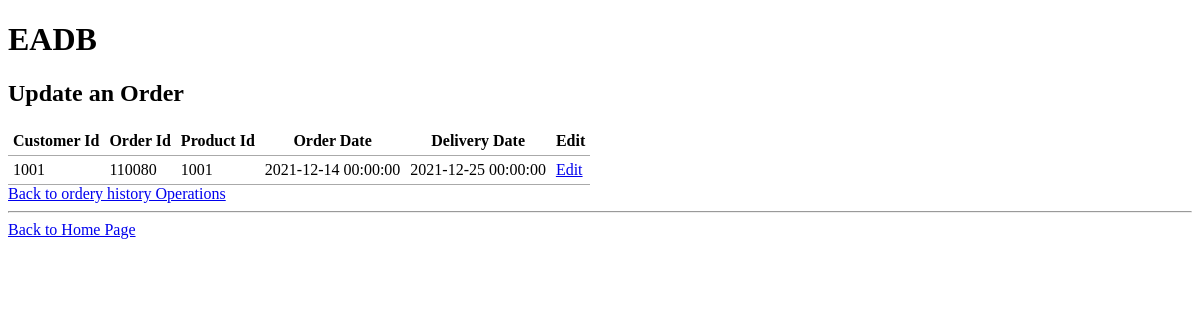
/updateOH.php, run on the app's committed database.
### tables this page shows
CREATE TABLE IF NOT EXISTS `order_history`(
`customer_id` INT NOT NULL, 
`order_id` INT NOT NULL, 
`product_id` INT NOT NULL,
`order_date` DATETIME,
`delivery_date` DATETIME,
PRIMARY KEY (`customer_id`));

### common.php (called while the page is built)
<?php
function escape($html) {
  return htmlspecialchars($html, ENT_QUOTES | ENT_SUBSTITUTE, "UTF-8");
}
 ?>

### updateOH.php (the view)
<?php
  try{
    require "config.php";
    require "common.php";
    $connection = new PDO($dsn, $username, $password, $options);
    $sql = "SELECT * FROM order_history";
    $statement = $connection->prepare($sql);
    $statement->execute();
    $result = $statement->fetchAll();
  }catch(PDOException $error){
    echo $sql . "<br>" . $error->getMessage();
  }
 ?>
 <?php include "templates/header.php"; ?>
 <h2>Update an Order</h2>
 <table>
  <thead>
    <tr>
      <th>Customer Id</th>
      <th>Order Id</th>
      <th>Product Id</th>
      <th>Order Date</th>
      <th>Delivery Date</th>
      <th>Edit</th>
    </tr>
  </thead>
  <tbody>
  <?php
       foreach($result as $row) : ?>
         <tr>
           <td><?php echo escape($row["customer_id"]); ?></td>
           <td><?php echo escape($row["order_id"]); ?></td>
           <td><?php echo escape($row["product_id"]); ?></td>
           <td><?php echo escape($row["order_date"]); ?></td>
           <td><?php echo escape($row["delivery_date"]); ?></td>
           <td><a href="update-singleOH.php?order_id=<?php echo escape($row["order_id"]); ?>">Edit</a></td>
         </tr>
       <?php endforeach; ?>
  </tbody>
</table>
<a href="orderHistoryOperations.php">Back to ordery history Operations</a>
<hr>
<a href="index.php">Back to Home Page</a>
<?php require "templates/footer.php"; ?>

### css/style.css (style rules this page uses)
table { border-collapse: collapse;; border-spacing: 0; }
td, th { padding: 5px; border-bottom: 1px solid #aaa; }

### data on the page
order_history: customer_id "1001", order "110080", product "1001", order_date "2021-12-14 00:00:00", delivery_date "2021-12-25 00:00:00"
